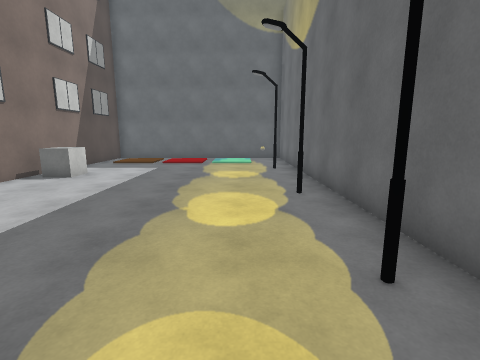
View 1 (above)

18 first-person views from a walk through a scene from a Unity 3-D project. The camera is 1.5 m above the floor, tilts 10° down and sees 85° across. The floor is counted in squares, 1 m on a side. Each view is taken from the middle of a square. On the plan, view 1 faces up. The plan holds only what a view shows up to about 14 squares ahead; the rest is blank. The place goes on beyond the plan. The player is left out. Some animated figures are not drawn. Surface patterns are stand-ins for the level's own textures.

View 2
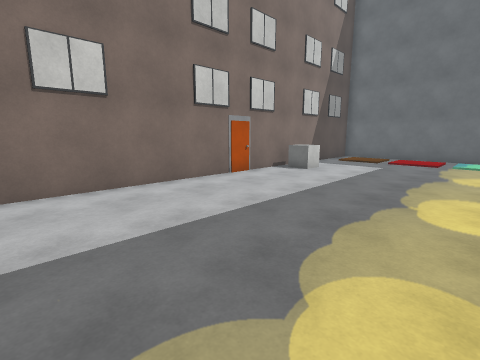

View 3
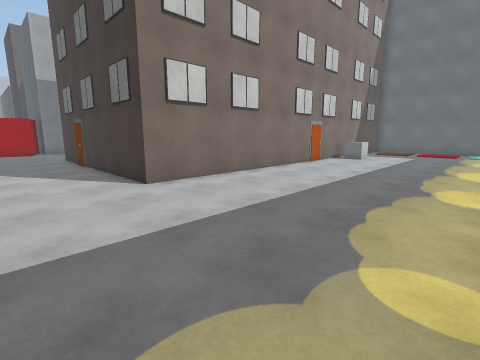

View 4
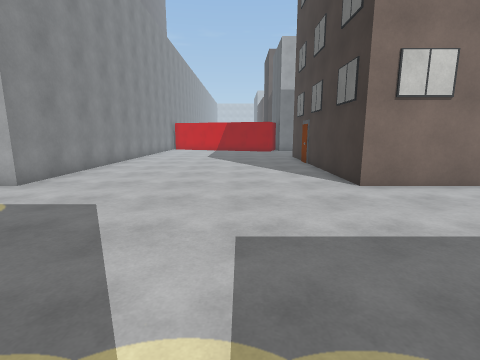

View 5
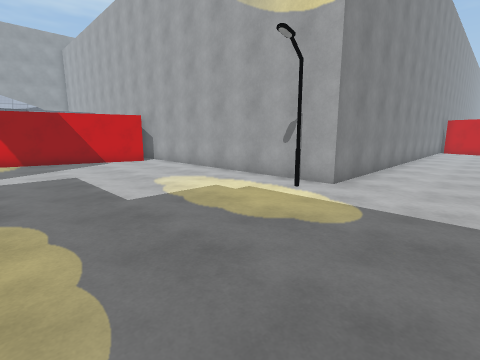

View 6
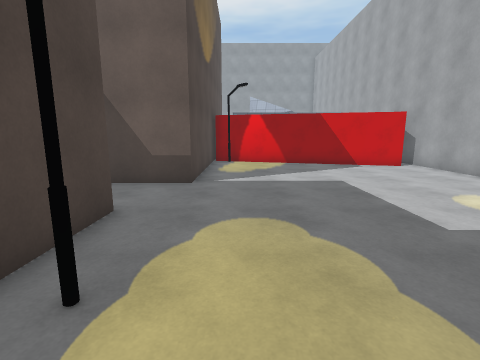

View 7
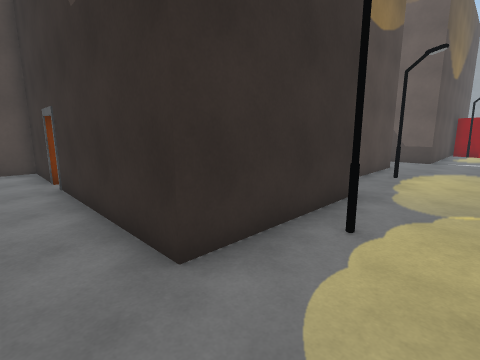

View 8
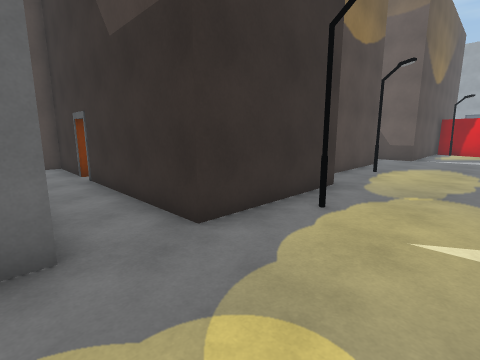

View 9
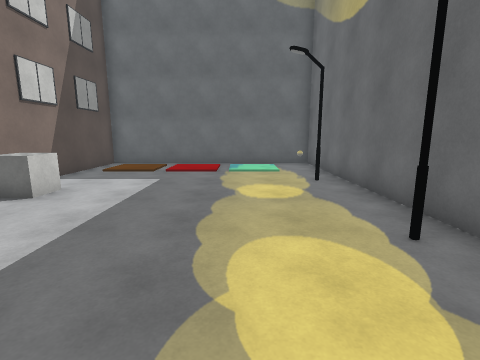

View 10
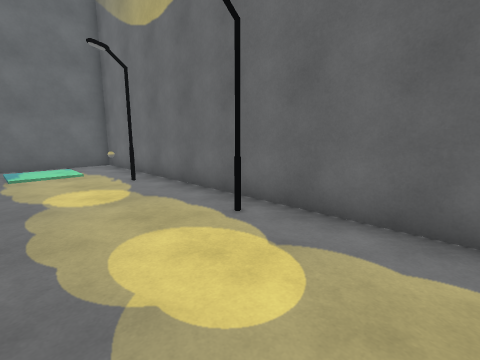

View 11
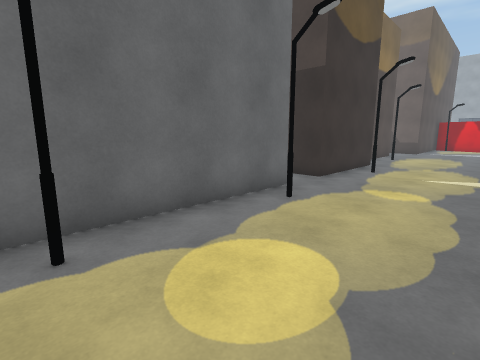

View 12
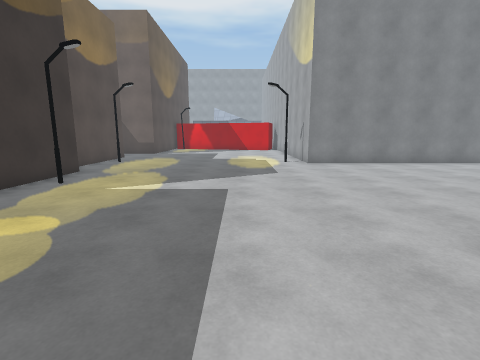

View 13
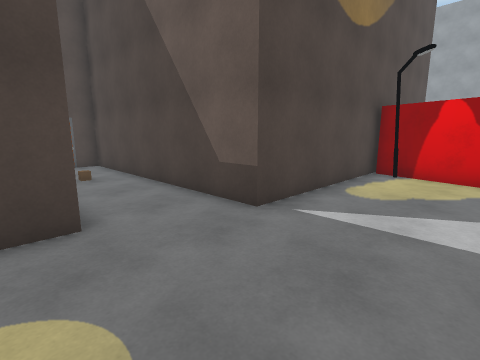

View 14
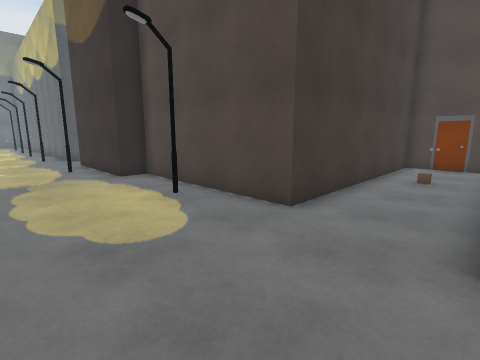

View 15
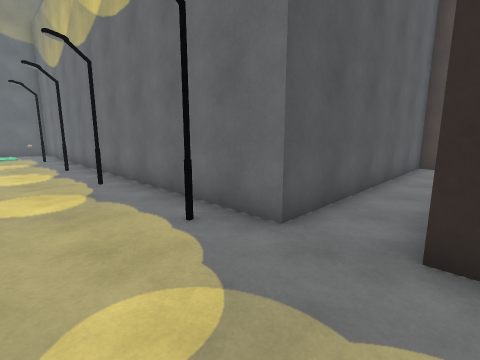

View 16
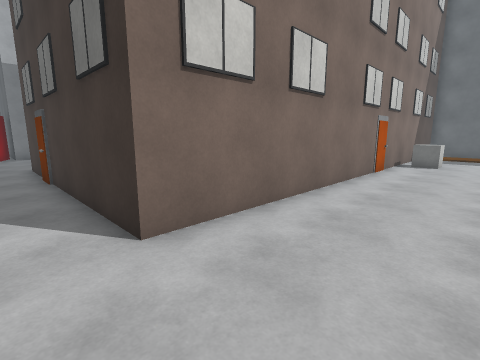

View 17
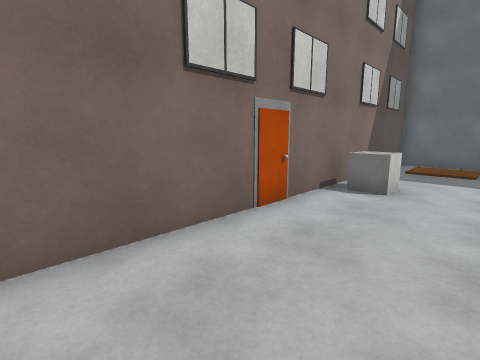

View 18
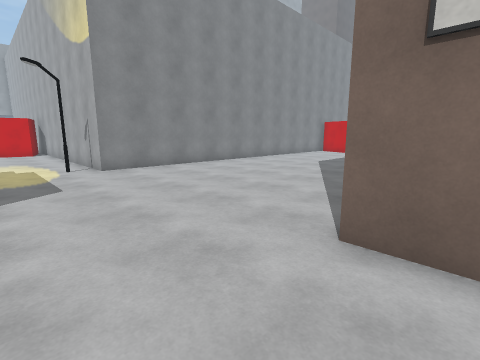

### Floor plan
Key: @ floor where view 1 was taken; # wall or solid block; . floor; H house; P pole; C cube; O other object.
Columns run from 14 left of view 1 to 12 right of it. Each row starts with its distance up from view 1.
 17       ############
 16       H..........#
 15       H..........#
 14       H..........#
 13       H..........#
 12       H........O.#
 11       H.........P#
 10       H.C........#
  9       H.C........#
  8       H..........#
  7       HH........P#
  6       H..........#
  5       H..........#
  4       H..........#
  3       H..........#
  2       H.........P#
  1       H..........#
  0       H.......@..#
 -1       H..........#
 -2       H.........P#
 -3 HHHHHHH..........##########
 -4 H..........................
 -5 ...........................
 -6 .................HHHHHHHHHH
 -7 .................H
 -8 ................PH
 -9 .................H
-10 .................HH
-11 ..................#
-12 ..................#
-13 ..................#
-14 #######.P........P#
-15       #...........#
-16       #...........#
-17       #...........#########
-18       #.................O..
-19       #...................#
-20       #..........##########
-21       #..........#
-22       #..........#
-23       #..........#
-24       ##.........#
-25       ######.....#
-26       #    #####P#
-27                ###

Where each view was taken, in squares from view 1:
view 1: 0 up, 0 right, facing up
view 2: 1 down, 0 right, facing up-left
view 3: 7 down, 0 right, facing up-left
view 4: 7 down, 0 right, facing left
view 5: 10 down, 0 right, facing down-left
view 6: 12 down, 1 right, facing down
view 7: 4 down, 0 right, facing down-right
view 8: 3 down, 1 left, facing down-right
view 9: 3 up, 1 left, facing up
view 10: 3 up, 2 left, facing up-right
view 11: 3 up, 2 left, facing down-right
view 12: 0 up, 4 left, facing down
view 13: 16 down, 1 left, facing down-right
view 14: 20 down, 1 left, facing up-right
view 15: 6 down, 1 left, facing up-right
view 16: 5 down, 4 left, facing up-left
view 17: 2 up, 4 left, facing up-left
view 18: 2 down, 4 left, facing down-left
